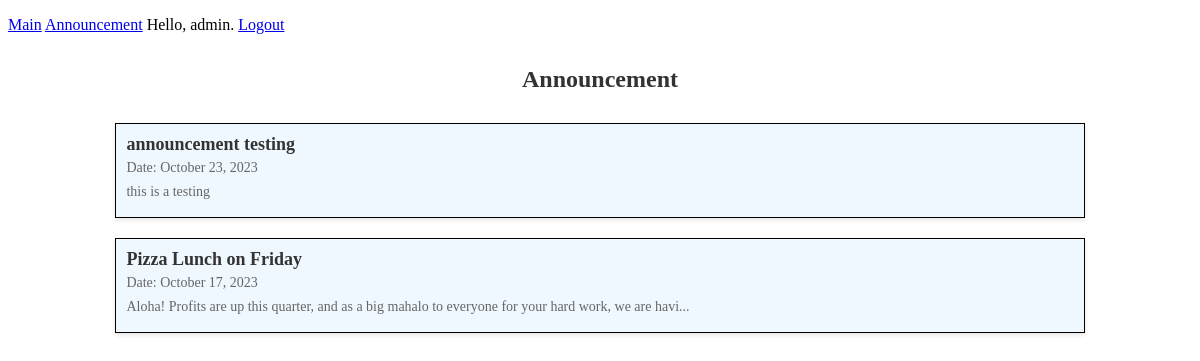
/announcement/ (signed in), run on the app's committed database.
### main/models.py (models this page shows, shortened)
class Announcement(models.Model):
    title = models.CharField(max_length=255)
    author = models.CharField(max_length=255, default="Management")
    date_added = models.DateTimeField(auto_now_add=True)
    content = models.TextField()
    read = models.BooleanField(default=False)

### main/views.py (the view)
# urls.py: path('announcement/', views.announcement, name='announcement'),
def announcement(request):
    sort_by = request.GET.get('sort_by', '-date_added')  # Default to sorting by date
    announcements = Announcement.objects.all().order_by(sort_by)
    return render(request, 'main/announcement.html', {'announcements': announcements})

### main/templates/main/announcement.html (shortened to what this page needs)
{% extends "main/base.html" %}
{% block content %}
<div class="announcement-list">
    <h1 class="announcement-heading">Announcement</h1>
    {% for announcement in announcements %}
    <div class="announcement">
        <a href="{% url 'main:announcement_detail' announcement.id %}" class="announcement-title">{{ announcement.title }}</a>
        <p class="announcement-date">Date: {{ announcement.date_added | date:"F j, Y" }}</p>
        <p class="announcement-content">
            {% if announcement.content|length > 100 %}
                {{ announcement.content|slice:":100" }}...
            {% else %}
                {{ announcement.content }}
            {% endif %}
        </p>
    </div>
    {% endfor %}
</div>
{% endblock content %}

### main/templates/main/base.html (shortened to what this page needs)
{% load static %}
<!DOCTYPE html>
<html lang="en">
<head>
    <link rel="stylesheet" href="{% static 'style.css' %}">
</head>
<body>
    <p>
        <a href="{% url 'main:index' %}">Main</a>
        <a href="{% url 'main:announcement' %}">Announcement</a>
        {% if user.is_authenticated %}
            Hello, {{ user.username }}.
            <a href="{% url 'account:logout' %}">Logout</a>
        {% else %}
            <a href="{% url 'account:login' %}">Login</a>
        {% endif %}
    </p>
    {% block content %}{% endblock content %}
</body>
</html>

### main/static/style.css (style rules this page uses)
.announcement-list { display: flex; flex-direction: column; align-items: center; }
.announcement { background-color: AliceBlue; border: 1px solid black; padding: 10px; width: 80%; margin: 10px 0; box-shadow: 0 2px 4px rgba(0, 0, 0, 0.1); }
.announcement-title { font-size: 18px; font-weight: bold; text-decoration: none; color: #333; }
.announcement-date, .announcement-content { font-size: 14px; color: #666; margin: 5px 0; }
.announcement-content { line-height: 1.5; }
.announcement-heading { font-size: 24px; color: #333; margin-bottom: 20px; }
h1 { font-size: 24px; color: #333; }

### data on the page
Announcement: title "announcement testing", date_added "October 23, 2023", content "this is a testing"
Announcement: title "Pizza Lunch on Friday", date_added "October 17, 2023", content "Aloha! Profits are up this quarter, and as a big mahalo to everyone for your hard work, we are havi"

### other printed values
{{ user.username }} "admin"
